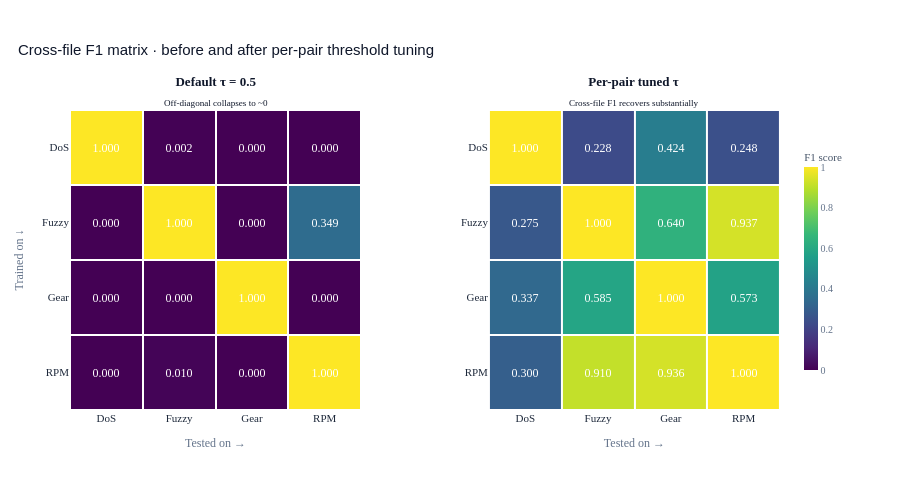

Notebook cell for this chart:
### Markdown cell above
## Block 6  — Comparison: same-file leakage vs cross-file honest

### Code cell
from sklearn.metrics import precision_recall_curve
import plotly.graph_objects as go
from plotly.subplots import make_subplots

# ─── Compute tuned-τ matrices (same logic as before) ────────
f1_tuned_matrix  = np.zeros((len(ATTACK_TYPES), len(ATTACK_TYPES)))
opt_thr_matrix   = np.zeros((len(ATTACK_TYPES), len(ATTACK_TYPES)))
pre_tuned_matrix = np.zeros((len(ATTACK_TYPES), len(ATTACK_TYPES)))
rec_tuned_matrix = np.zeros((len(ATTACK_TYPES), len(ATTACK_TYPES)))

for i, train_attack in enumerate(ATTACK_TYPES):
    for j, test_attack in enumerate(ATTACK_TYPES):
        cached = proba_cache[(train_attack, test_attack)]
        proba = cached['proba']
        y_te_s = cached['y_true']

        if y_te_s.sum() == 0:
            f1_tuned_matrix[i, j]  = 0.0
            opt_thr_matrix[i, j]   = 0.5
            continue

        prec, rec, thrs = precision_recall_curve(y_te_s, proba)
        f1s = np.where((prec + rec) > 0, 2 * prec * rec / (prec + rec + 1e-12), 0)
        best_idx = f1s.argmax()
        best_thr = thrs[best_idx] if best_idx < len(thrs) else 0.5

        pred = (proba >= best_thr).astype(int)
        f1_tuned_matrix[i, j]  = f1_score(y_te_s, pred, zero_division=0)
        pre_tuned_matrix[i, j] = precision_score(y_te_s, pred, zero_division=0)
        rec_tuned_matrix[i, j] = recall_score(y_te_s, pred, zero_division=0)
        opt_thr_matrix[i, j]   = float(best_thr)

print(f"F1 matrix with per-pair optimal threshold:")
print(f"{'Train ↓ / Test →':<20}" + "".join([f"{a:>11}" for a in ATTACK_TYPES]))
print("-" * 70)
for i, train_attack in enumerate(ATTACK_TYPES):
    row = f"  {train_attack:<18}"
    for j in range(len(ATTACK_TYPES)):
        marker = "*" if i == j else " "
        row += f"  {f1_tuned_matrix[i, j]:>8.4f}{marker}"
    print(row)

# Aggregate stats (used by downstream artifacts dump)
diag_f1 = np.diag(f1_matrix)
off_diag_mask = ~np.eye(len(ATTACK_TYPES), dtype=bool)
off_diag_f1_default = f1_matrix[off_diag_mask]
off_diag_f1_tuned   = f1_tuned_matrix[off_diag_mask]
off_diag_auc        = auc_matrix[off_diag_mask]
off_diag_pre_tuned  = pre_tuned_matrix[off_diag_mask]
off_diag_rec_tuned  = rec_tuned_matrix[off_diag_mask]

same_file_mean_f1     = float(diag_f1.mean())
cross_file_default_f1 = float(off_diag_f1_default.mean())
cross_file_tuned_f1   = float(off_diag_f1_tuned.mean())
cross_file_tuned_std  = float(off_diag_f1_tuned.std())

leakage_gap_default = same_file_mean_f1 - cross_file_default_f1
leakage_gap_tuned   = same_file_mean_f1 - cross_file_tuned_f1

print(f"\nSame-file mean F1:           {same_file_mean_f1:.4f}")
print(f"Cross-file F1 (default τ):   {cross_file_default_f1:.4f}")
print(f"Cross-file F1 (tuned τ):     {cross_file_tuned_f1:.4f} ± {cross_file_tuned_std:.4f}")
print(f"Cross-file mean AUC:         {off_diag_auc.mean():.4f}")
print(f"\nLeakage gap (default τ):     {leakage_gap_default:.4f}  ({leakage_gap_default/same_file_mean_f1*100:.1f}%)")
print(f"Leakage gap (tuned τ):       {leakage_gap_tuned:.4f}  ({leakage_gap_tuned/same_file_mean_f1*100:.1f}%)")

# ═══ Plotly paired heatmap (Default τ vs Tuned τ) ═══════════
# The diagonal-vs-off-diagonal contrast IS the methodology finding.
# Two side-by-side heatmaps make the recovery visually undeniable.

def _annot_text(matrix, opt_thr=None, default_thr=0.5):
    """Build hover text for each cell."""
    txt = [[''] * len(ATTACK_TYPES) for _ in range(len(ATTACK_TYPES))]
    for i, train in enumerate(ATTACK_TYPES):
        for j, test in enumerate(ATTACK_TYPES):
            is_diag = (i == j)
            tag = '<i>(same-file)</i>' if is_diag else '<b>(cross-file)</b>'
            thr_used = float(opt_thr[i, j]) if opt_thr is not None else default_thr
            txt[i][j] = (
                f"<b>Train: {train}  →  Test: {test}</b><br>{tag}<br><br>"
                f"F1 = <b>{matrix[i,j]:.3f}</b><br>"
                f"Threshold τ = {thr_used:.3f}"
            )
    return txt

hover_default = _annot_text(f1_matrix, opt_thr=None, default_thr=0.5)
hover_tuned   = _annot_text(f1_tuned_matrix, opt_thr=opt_thr_matrix)

fig = make_subplots(
    rows=1, cols=2,
    subplot_titles=(
        '<b>Default τ = 0.5</b><br><sub>Off-diagonal collapses to ~0</sub>',
        '<b>Per-pair tuned τ</b><br><sub>Cross-file F1 recovers substantially</sub>',
    ),
    horizontal_spacing=0.18,
)

shared = dict(
    x=ATTACK_TYPES, y=ATTACK_TYPES,
    colorscale='Viridis', zmin=0, zmax=1,
    texttemplate='%{z:.3f}',
    textfont=dict(family='JetBrains Mono', size=12, color='white'),
    xgap=2, ygap=2,
)

fig.add_trace(go.Heatmap(
    z=f1_matrix, **shared,
    customdata=hover_default,
    hovertemplate='%{customdata}<extra></extra>',
    showscale=False,
), row=1, col=1)

fig.add_trace(go.Heatmap(
    z=f1_tuned_matrix, **shared,
    customdata=hover_tuned,
    hovertemplate='%{customdata}<extra></extra>',
    colorbar=dict(
        title=dict(text='F1 score',
                   font=dict(family='Plus Jakarta Sans', size=11, color='#475569')),
        tickfont=dict(family='JetBrains Mono', size=10, color='#64748B'),
        thickness=14, len=0.8, x=1.02,
    ),
), row=1, col=2)

# Update axes
for col in [1, 2]:
    fig.update_xaxes(
        title=dict(text='Tested on →' if col == 1 else 'Tested on →',
                   font=dict(family='Plus Jakarta Sans', size=12, color='#64748B')),
        tickfont=dict(family='Plus Jakarta Sans', size=11, color='#1E293B'),
        side='bottom', row=1, col=col,
    )
    fig.update_yaxes(
        title=dict(text='Trained on ↓' if col == 1 else '',
                   font=dict(family='Plus Jakarta Sans', size=12, color='#64748B')),
        tickfont=dict(family='Plus Jakarta Sans', size=11, color='#1E293B'),
        autorange='reversed',
        row=1, col=col,
    )

fig.update_layout(
    title=dict(
        text='Cross-file F1 matrix · before and after per-pair threshold tuning',
        font=dict(family='Plus Jakarta Sans, sans-serif', size=15, color='#0F172A'),
        x=0.02, xanchor='left',
    ),
    paper_bgcolor='rgba(0,0,0,0)',
    plot_bgcolor='rgba(0,0,0,0)',
    margin=dict(l=70, r=120, t=110, b=70),
    height=480,
    font=dict(family='Plus Jakarta Sans, sans-serif'),
    hoverlabel=dict(bgcolor='#0F172A', bordercolor='#0F172A',
                    font=dict(family='Plus Jakarta Sans', size=12, color='white'), align='left'),
)

# Style subplot titles
for ann in fig['layout']['annotations']:
    ann['font'] = dict(family='Plus Jakarta Sans', size=13, color='#0F172A')

plot_json_path = OUTPUTS_DIR / 'data' / 'can_03_cross_file_heatmap_plot.json'
plot_json_path.write_text(fig.to_json(), encoding='utf-8')
print(f"\nPlotly JSON: {plot_json_path.name}  ({plot_json_path.stat().st_size / 1024:.1f} KB)")

png_path = OUTPUTS_DIR / 'plots' / 'can_03_cross_file_heatmap.png'
try:
    fig.write_image(png_path, width=1100, height=520, scale=2)
    print(f"PNG:         {png_path.name}  ({png_path.stat().st_size / 1024:.1f} KB)")
except Exception as e:
    print(f"PNG export skipped — pip install -U kaleido  ({type(e).__name__})")

fig.show()

### Figure 1 — Plotly figure (JSON) as saved in the notebook; plotly's stock layout.template omitted (floating-point values rounded to 4 significant figures)
{"data": [{"colorscale": [[0, "#440154"], [0.1111, "#482878"], [0.2222, "#3e4989"], [0.3333, "#31688e"], [0.4444, "#26828e"], [0.5556, "#1f9e89"], [0.6667, "#35b779"], [0.7778, "#6ece58"], [0.8889, "#b5de2b"], [1, "#fde725"]], "customdata": [["<b>Train: DoS  →  Test: DoS</b><br><i>(same-file)</i><br><br>F1 = <b>1.000</b><br>Threshold τ = 0.500", "<b>Train: DoS  →  Test: Fuzzy</b><br><b>(cross-file)</b><br><br>F1 = <b>0.002</b><br>Threshold τ = 0.500", "<b>Train: DoS  →  Test: Gear</b><br><b>(cross-file)</b><br><br>F1 = <b>0.000</b><br>Threshold τ = 0.500", "<b>Train: DoS  →  Test: RPM</b><br><b>(cross-file)</b><br><br>F1 = <b>0.000</b><br>Threshold τ = 0.500"], ["<b>Train: Fuzzy  →  Test: DoS</b><br><b>(cross-file)</b><br><br>F1 = <b>0.000</b><br>Threshold τ = 0.500", "<b>Train: Fuzzy  →  Test: Fuzzy</b><br><i>(same-file)</i><br><br>F1 = <b>1.000</b><br>Threshold τ = 0.500", "<b>Train: Fuzzy  →  Test: Gear</b><br><b>(cross-file)</b><br><br>F1 = <b>0.000</b><br>Threshold τ = 0.500", "<b>Train: Fuzzy  →  Test: RPM</b><br><b>(cross-file)</b><br><br>F1 = <b>0.349</b><br>Threshold τ = 0.500"], ["<b>Train: Gear  →  Test: DoS</b><br><b>(cross-file)</b><br><br>F1 = <b>0.000</b><br>Threshold τ = 0.500", "<b>Train: Gear  →  Test: Fuzzy</b><br><b>(cross-file)</b><br><br>F1 = <b>0.000</b><br>Threshold τ = 0.500", "<b>Train: Gear  →  Test: Gear</b><br><i>(same-file)</i><br><br>F1 = <b>1.000</b><br>Threshold τ = 0.500", "<b>Train: Gear  →  Test: RPM</b><br><b>(cross-file)</b><br><br>F1 = <b>0.000</b><br>Threshold τ = 0.500"], ["<b>Train: RPM  →  Test: DoS</b><br><b>(cross-file)</b><br><br>F1 = <b>0.000</b><br>Threshold τ = 0.500", "<b>Train: RPM  →  Test: Fuzzy</b><br><b>(cross-file)</b><br><br>F1 = <b>0.010</b><br>Threshold τ = 0.500", "<b>Train: RPM  →  Test: Gear</b><br><b>(cross-file)</b><br><br>F1 = <b>0.000</b><br>Threshold τ = 0.500", "<b>Train: RPM  →  Test: RPM</b><br><i>(same-file)</i><br><br>F1 = <b>1.000</b><br>Threshold τ = 0.500"]], "hovertemplate": "%{customdata}<extra></extra>", "showscale": false, "textfont": {"color": "white", "family": "JetBrains Mono", "size": 12}, "texttemplate": "%{z:.3f}", "type": "heatmap", "x": ["DoS", "Fuzzy", "Gear", "RPM"], "xaxis": "x", "xgap": 2, "y": ["DoS", "Fuzzy", "Gear", "RPM"], "yaxis": "y", "ygap": 2, "z": [[1.0, 0.001865, 0.0, 0.0], [0.0, 1.0, 0.0, 0.349], [0.0, 0.0, 1.0, 0.0], [0.0, 0.009677, 0.0, 1.0]], "zmax": 1, "zmin": 0}, {"colorbar": {"len": 0.8, "thickness": 14, "tickfont": {"color": "#64748B", "family": "JetBrains Mono", "size": 10}, "title": {"font": {"color": "#475569", "family": "Plus Jakarta Sans", "size": 11}, "text": "F1 score"}, "x": 1.02}, "colorscale": [[0, "#440154"], [0.1111, "#482878"], [0.2222, "#3e4989"], [0.3333, "#31688e"], [0.4444, "#26828e"], [0.5556, "#1f9e89"], [0.6667, "#35b779"], [0.7778, "#6ece58"], [0.8889, "#b5de2b"], [1, "#fde725"]], "customdata": [["<b>Train: DoS  →  Test: DoS</b><br><i>(same-file)</i><br><br>F1 = <b>1.000</b><br>Threshold τ = 0.999", "<b>Train: DoS  →  Test: Fuzzy</b><br><b>(cross-file)</b><br><br>F1 = <b>0.228</b><br>Threshold τ = 0.000", "<b>Train: DoS  →  Test: Gear</b><br><b>(cross-file)</b><br><br>F1 = <b>0.424</b><br>Threshold τ = 0.000", "<b>Train: DoS  →  Test: RPM</b><br><b>(cross-file)</b><br><br>F1 = <b>0.248</b><br>Threshold τ = 0.000"], ["<b>Train: Fuzzy  →  Test: DoS</b><br><b>(cross-file)</b><br><br>F1 = <b>0.275</b><br>Threshold τ = 0.000", "<b>Train: Fuzzy  →  Test: Fuzzy</b><br><i>(same-file)</i><br><br>F1 = <b>1.000</b><br>Threshold τ = 0.862", "<b>Train: Fuzzy  →  Test: Gear</b><br><b>(cross-file)</b><br><br>F1 = <b>0.640</b><br>Threshold τ = 0.000", "<b>Train: Fuzzy  →  Test: RPM</b><br><b>(cross-file)</b><br><br>F1 = <b>0.937</b><br>Threshold τ = 0.030"], ["<b>Train: Gear  →  Test: DoS</b><br><b>(cross-file)</b><br><br>F1 = <b>0.337</b><br>Threshold τ = 0.000", "<b>Train: Gear  →  Test: Fuzzy</b><br><b>(cross-file)</b><br><br>F1 = <b>0.585</b><br>Threshold τ = 0.000", "<b>Train: Gear  →  Test: Gear</b><br><i>(same-file)</i><br><br>F1 = <b>1.000</b><br>Threshold τ = 1.000", "<b>Train: Gear  →  Test: RPM</b><br><b>(cross-file)</b><br><br>F1 = <b>0.573</b><br>Threshold τ = 0.000"], ["<b>Train: RPM  →  Test: DoS</b><br><b>(cross-file)</b><br><br>F1 = <b>0.300</b><br>Threshold τ = 0.000", "<b>Train: RPM  →  Test: Fuzzy</b><br><b>(cross-file)</b><br><br>F1 = <b>0.910</b><br>Threshold τ = 0.000", "<b>Train: RPM  →  Test: Gear</b><br><b>(cross-file)</b><br><br>F1 = <b>0.936</b><br>Threshold τ = 0.000", "<b>Train: RPM  →  Test: RPM</b><br><i>(same-file)</i><br><br>F1 = <b>1.000</b><br>Threshold τ = 0.999"]], "hovertemplate": "%{customdata}<extra></extra>", "textfont": {"color": "white", "family": "JetBrains Mono", "size": 12}, "texttemplate": "%{z:.3f}", "type": "heatmap", "x": ["DoS", "Fuzzy", "Gear", "RPM"], "xaxis": "x2", "xgap": 2, "y": ["DoS", "Fuzzy", "Gear", "RPM"], "yaxis": "y2", "ygap": 2, "z": [[1.0, 0.2278, 0.4244, 0.2479], [0.2754, 1.0, 0.6404, 0.9366], [0.3371, 0.5847, 1.0, 0.5735], [0.2999, 0.9099, 0.9364, 1.0]], "zmax": 1, "zmin": 0}], "layout": {"annotations": [{"font": {"color": "#0F172A", "family": "Plus Jakarta Sans", "size": 13}, "showarrow": false, "text": "<b>Default τ = 0.5</b><br><sub>Off-diagonal collapses to ~0</sub>", "x": 0.205, "xanchor": "center", "xref": "paper", "y": 1, "yanchor": "bottom", "yref": "paper"}, {"font": {"color": "#0F172A", "family": "Plus Jakarta Sans", "size": 13}, "showarrow": false, "text": "<b>Per-pair tuned τ</b><br><sub>Cross-file F1 recovers substantially</sub>", "x": 0.795, "xanchor": "center", "xref": "paper", "y": 1, "yanchor": "bottom", "yref": "paper"}], "font": {"family": "Plus Jakarta Sans, sans-serif"}, "height": 480, "hoverlabel": {"align": "left", "bgcolor": "#0F172A", "bordercolor": "#0F172A", "font": {"color": "white", "family": "Plus Jakarta Sans", "size": 12}}, "margin": {"b": 70, "l": 70, "r": 120, "t": 110}, "paper_bgcolor": "rgba(0,0,0,0)", "plot_bgcolor": "rgba(0,0,0,0)", "title": {"font": {"color": "#0F172A", "family": "Plus Jakarta Sans, sans-serif", "size": 15}, "text": "Cross-file F1 matrix · before and after per-pair threshold tuning", "x": 0.02, "xanchor": "left"}, "xaxis": {"anchor": "y", "domain": [0, 0.41], "side": "bottom", "tickfont": {"color": "#1E293B", "family": "Plus Jakarta Sans", "size": 11}, "title": {"font": {"color": "#64748B", "family": "Plus Jakarta Sans", "size": 12}, "text": "Tested on →"}}, "xaxis2": {"anchor": "y2", "domain": [0.59, 1], "side": "bottom", "tickfont": {"color": "#1E293B", "family": "Plus Jakarta Sans", "size": 11}, "title": {"font": {"color": "#64748B", "family": "Plus Jakarta Sans", "size": 12}, "text": "Tested on →"}}, "yaxis": {"anchor": "x", "autorange": "reversed", "domain": [0, 1], "tickfont": {"color": "#1E293B", "family": "Plus Jakarta Sans", "size": 11}, "title": {"font": {"color": "#64748B", "family": "Plus Jakarta Sans", "size": 12}, "text": "Trained on ↓"}}, "yaxis2": {"anchor": "x2", "autorange": "reversed", "domain": [0, 1], "tickfont": {"color": "#1E293B", "family": "Plus Jakarta Sans", "size": 11}, "title": {"font": {"color": "#64748B", "family": "Plus Jakarta Sans", "size": 12}, "text": ""}}}}
